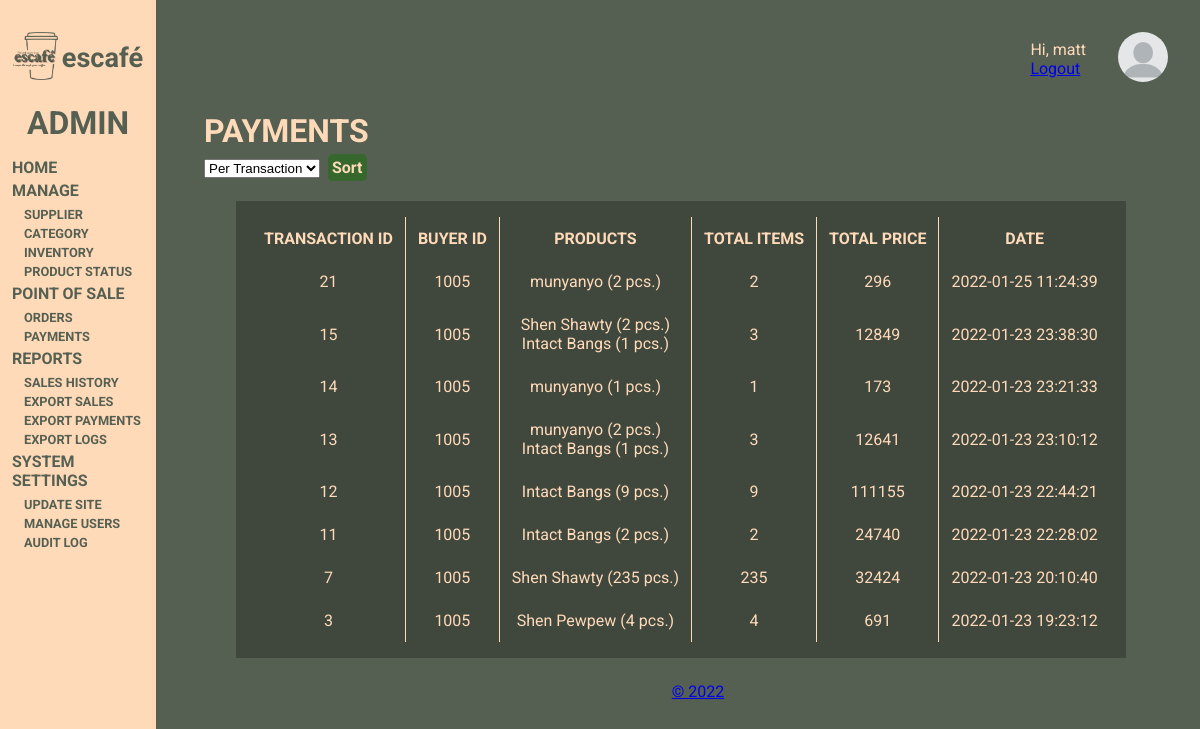
/pages/admin-dashboard-payments.php (signed in), run on the app's committed database.
### tables this page shows
CREATE TABLE `sitesettings` (
  `siteName` varchar(100) NOT NULL,
  `siteLogo` varchar(255) NOT NULL,
  `balance` double NOT NULL
);

CREATE TABLE `transactionlog` (
  `transactionID` int(11) NOT NULL,
  `productsBought` text NOT NULL,
  `totalItems` int(11) NOT NULL,
  `totalPrice` int(11) NOT NULL,
  `dateBought` timestamp NOT NULL DEFAULT current_timestamp(),
  `buyerID` int(11) NOT NULL,
  `status` varchar(512) NOT NULL
);

### connect/config.php (called while the page is built, shortened)
<?php
     $pdo = new PDO('mysql:host=localhost;port=3306;dbname=escafe','root','');
     $pdo->setAttribute(PDO::ATTR_DEFAULT_FETCH_MODE, PDO::FETCH_ASSOC);
     $pdo -> setAttribute(PDO::ATTR_ERRMODE, PDO::ERRMODE_EXCEPTION);
     $statement = $pdo -> prepare ("SELECT * FROM sitesettings");
     $statement -> execute([]);
     $site = $statement -> fetch(0);
     $siteName = $site['siteName'];
?>

### pages/admin-dashboard-payments.php (the view, shortened to what this page needs)
<?php
    require_once '../connect/config.php';
    $statement = $pdo -> prepare("SELECT * FROM transactionlog WHERE status='Complete' ORDER BY dateBought DESC");
    $statement -> execute();
    $sales = $statement -> fetchAll();
    $filteredResults = array();
    if (!isset($_GET['saleSort'])) {
        $saleSort = "perTrans";
    } else {
        $saleSort = $_GET['saleSort'];
    }
?>
<!DOCTYPE html>
<html lang="en">
<head>
    <link rel="stylesheet" href="../css/dashboard.css">
</head>
<body>
    <?php include './admin-header.php'; ?>
    <main>
        <div class="main-wrapper">
            <div class="user">
                <div class="user-text">
                    <p>Hi, <?php echo $_SESSION['username']?></p>
                    <a href="../connect/logout.php">Logout</a>
                </div>
                <div class="user-image">
                    <img src="../img/users/blank.png" alt="user profile">
                </div>
            </div>
            <div class="dashboard-sub">
                <h1>PAYMENTS</h1>
                <form action="./admin-dashboard-payments.php" method="GET">
                    <select name="saleSort" id="saleSort">
                        <option value="perTrans" <?php if ($saleSort === "perTrans"): echo "selected"; endif;?>>Per Transaction</option>
                    </select>
                    <input type="submit" value="Sort" class="view-btn btn">
                </form>
                <div class="table-rec">
                    <table>
                        <thead>
                            <?php if ($saleSort === "perDay"): ?>
                                <tr>
                                    <th>DAY</th>
                                    <th>TOTAL ITEMS</th>
                                    <th>TOTAL SALES</th>
                                </tr>
                            <?php else: ?>
                                <tr>
                                    <th>TRANSACTION ID</th>
                                    <th>BUYER ID</th>
                                    <th>PRODUCTS</th>
                                    <th>TOTAL ITEMS</th>
                                    <th>TOTAL PRICE</th>
                                    <th>DATE</th>
                                </tr>
                            <?php endif; ?>
                        </thead>
                        <tbody>
                            <?php if ($saleSort === "perDay"): ?>
                                <?php foreach ($filteredResults as $filtRes): ?>
                                    <tr>
                                        <td><?php echo $filtRes["Date"];?></td>
                                        <td><?php echo $filtRes["Total Items"];?></td>
                                        <td><?php echo $filtRes["Total Sales"];?></td>
                                    </tr>
                                <?php endforeach; ?>
                            <?php else: ?>
                                <?php foreach ($sales as $sale): ?>
                                    <tr>
                                        <td><?php echo $sale['transactionID'] ?></td>
                                        <td><?php echo $sale['buyerID'] ?></td>
                                        <td>
                                            <?php foreach(formatProducts($sale['productsBought']) as $product){
                                                    echo $product . "<br>";
                                                }
                                            ?>
                                        </td>
                                        <td><?php echo $sale['totalItems'] ?></td>
                                        <td><?php echo $sale['totalPrice'] ?></td>
                                        <td><?php echo $sale['dateBought'] ?></td>
                                    </tr>
                                <?php endforeach; ?>
                            <?php endif; ?>
                        </tbody>
                    </table>
                </div>
            </div>
        </div>
    </main>
    <?php include './footer.php'; ?>
    <?php
        function formatProducts($product){
                $perRow = explode(',', $product);
                $productsBought = array();
                foreach ($perRow as $row){
                    $latter = explode('-', $row);
                    $pushString = $latter[1] . " (" . $latter[2] . " pcs.)";
                    array_push($productsBought, $pushString);
                }
                return $productsBought;
        }
    ?>
</body>
</html>

### pages/admin-header.php
<header>
        <div class="logo-name">
            <div class="logo-head"><img src="../img/dashboard/logo-green-trim.png" alt="logo"></div>
            <div class="name-head"><p><?php echo $siteName ?><p><p></div>
        </div>
        <h1>ADMIN</h1>
        <nav>
            <ul>
                <h2><a href="./admin-dashboard.php">HOME</a></h2>
                <li>
                    <h2>MANAGE</h2>
                    <ul>
                        <?php if ($_SESSION['access'] === "admin"): ?>
                            <li><a href="./admin-dashboard-inv-supplier.php">SUPPLIER</a></li>
                            <li><a href="./admin-dashboard-inv-category.php">CATEGORY</a></li>
                        <?php endif; ?>
                        <li><a href="./admin-dashboard-inv-manage.php">INVENTORY</a></li>
                        <li><a href="./admin-dashboard-prod-status.php">PRODUCT STATUS</a></li>
                    </ul>
                </li>
                <li>
                    <h2>POINT OF SALE</h2>
                    <ul>
                        <?php if ($_SESSION['access'] === "admin"): ?>
                            <li> <a href="./admin-dashboard-order-status.php">ORDERS</a></li>
                        <?php endif; ?>
                        <li> <a href="./admin-dashboard-payments.php">PAYMENTS</a></li>
                    </ul>
                </li>
                <?php if ($_SESSION['access'] === "admin"): ?>
                <li>
                    <h2>REPORTS</h2>
                    <ul>
                        <li> <a href="./admin-dashboard-sales-history.php">SALES HISTORY</a></li>
                        <li> <a href="../connect/exportSales.php">EXPORT SALES</a></li>
                        <li> <a href="../connect/exportPayments.php">EXPORT PAYMENTS</a></li>
                        <li> <a href="../connect/exportAuditTrail.php">EXPORT LOGS</a></li>
                    </ul>
                </li>
                <li>
                    <h2>SYSTEM SETTINGS</h2>
                    <ul>
                        <li> <a href="./admin-dashboard-update-site.php">UPDATE SITE</a></li>
                        <li> <a href="./admin-dashboard-user-manage.php">MANAGE USERS</a></li>
                        <li> <a href="./admin-dashboard-audit-log.php">AUDIT LOG</a></li>
                    </ul>
                </li>
                <?php endif; ?>
            </ul>
        </nav>
    </header>

### pages/footer.php
<footer>
<a href="./about.php"> <p>&copy; 2022</p>  </a>
</footer>

### css/dashboard.css (style rules this page uses)
:root { --main-color: #556052; --text-color: #FFDAB9; --dark-box: rgba(0,0,0,0.25); --link-dark-box: rgba(0,0,0,0.75); }
* { padding: 0; margin: 0; }
body { background-color: var(--main-color); font-family: 'Roboto', sans-serif; }
header { background: rgb(255,218,185); height: 100%; color: var(--main-color); position: fixed; text-decoration: none; display:inline-block; min-width: 13vw; max-width: 13vw; padding-bottom: 20%; }
header .logo-name { display: flex; padding: 2rem .75rem 1.25rem .75rem; justify-content: center; }
header .logo-name .logo-head img { height: 3rem; margin-right: .25rem; }
header .logo-name .name-head { align-self: center; font-size: 1.7rem; font-weight: bold; }
header h1 { text-align: center; margin-bottom: 1rem; }
nav ul { list-style-type: none; }
nav ul li h2, nav ul h2 { margin: .25rem .75rem; font-size: 1rem; }
nav ul li ul { list-style-type: none; }
nav ul li ul li { text-indent: 1rem; margin: 0 .5rem; }
nav ul li ul li a, nav ul h2 a { color:var(--main-color); font-weight: bold; text-decoration: none; font-size: .80rem; }
nav ul h2 a { font-size: 1rem; text-align: center; margin-bottom: 1rem; }
main { color: var(--text-color); display: inline-block; margin-left: 17vw; }
main .main-wrapper { display:block; width: 100%; }
main .main-wrapper .user { position: absolute; top: 2rem; right: 2rem; display: flex; }
main .main-wrapper .user .user-text { align-self: center; }
main .main-wrapper .user .user-image img { height: 50px; width: 50px; border-radius: 50%; margin-left: 2rem; }
main .main-wrapper .dashboard-sub h1 { margin-top: 7rem; }
main .main-wrapper .dashboard-sub form input[type=text], main .main-wrapper .dashboard-sub form input[type=number], main .main-wrapper .dashboard-sub form input[type=date], main .main-wrapper .dashboard-sub form input[type=select], main .main-wrapper .dashboard-sub form textarea, main .main-wrapper .dashboard-sub form option { color: var(--text-color); background-color: var(--link-dark-box); border: none; border-radius: 5px; padding: .5rem .5rem; margin: .25rem 0; width: 80%; }
.table-rec { background-color: var(--dark-box); text-align: center; padding: 1rem; margin: 1rem 2rem; min-width: 70vw; min-height: 50vh; display: flex; justify-content: center; align-items: flex-start; max-height: 70vh; overflow-y: scroll; }
.table-rec table { border-collapse: collapse; }
.table-rec table thead tr th:nth-child(n):not(:last-child), .table-rec table tbody tr td:nth-child(n):not(:last-child) { border-right: 1px solid var(--text-color); }
.table-rec table thead tr th, .table-rec table tbody tr td { text-align: center; padding: .75rem; margin: .75rem; }
.btn { font-family: 'Roboto', sans-serif; font-size: 1rem; font-weight: bold; text-decoration: none; color:var(--text-color); border-radius: 5px; padding: .25rem .25rem; margin: .25rem .25rem; border: none; }
.view-btn { background-color: rgba(42, 108, 32, 0.7); }
footer { color: var(--text-color); display: flex; justify-content: center; margin: .5rem; margin-left: 17vw; }

### data on the page
sitesettings: siteName "escafé"
transactionlog: transactionID "21", buyerID "1005", productsBought "munyanyo (2 pcs.)", totalItems "2", totalPrice "296", dateBought "2022-01-25 11:24:39"
transactionlog: transactionID "15", buyerID "1005", productsBought "Shen Shawty (2 pcs.)", productsBought "Intact Bangs (1 pcs.)", totalItems "3", totalPrice "12849", dateBought "2022-01-23 23:38:30"
transactionlog: transactionID "14", buyerID "1005", productsBought "munyanyo (1 pcs.)", totalItems "1", totalPrice "173", dateBought "2022-01-23 23:21:33"
transactionlog: transactionID "13", buyerID "1005", productsBought "munyanyo (2 pcs.)", productsBought "Intact Bangs (1 pcs.)", totalItems "3", totalPrice "12641", dateBought "2022-01-23 23:10:12"
transactionlog: transactionID "12", buyerID "1005", productsBought "Intact Bangs (9 pcs.)", totalItems "9", totalPrice "111155", dateBought "2022-01-23 22:44:21"
transactionlog: transactionID "11", buyerID "1005", productsBought "Intact Bangs (2 pcs.)", totalItems "2", totalPrice "24740", dateBought "2022-01-23 22:28:02"
transactionlog: transactionID "7", buyerID "1005", productsBought "Shen Shawty (235 pcs.)", totalItems "235", totalPrice "32424", dateBought "2022-01-23 20:10:40"
transactionlog: transactionID "3", buyerID "1005", productsBought "Shen Pewpew (4 pcs.)", totalItems "4", totalPrice "691", dateBought "2022-01-23 19:23:12"

### other printed values
$_SESSION['username'] "matt"
